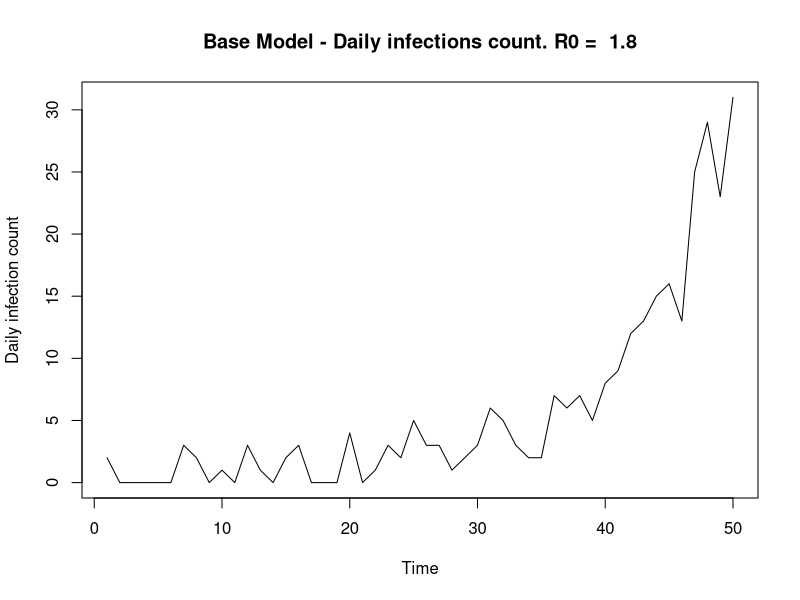
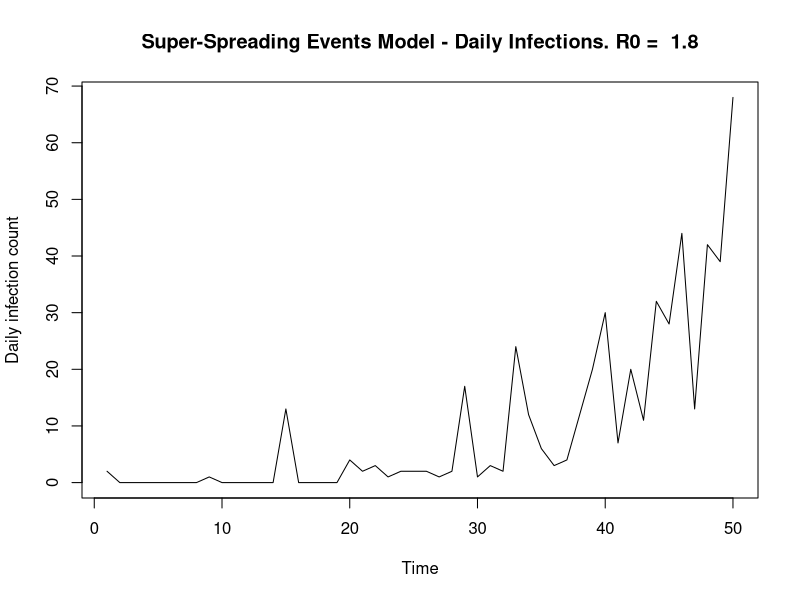
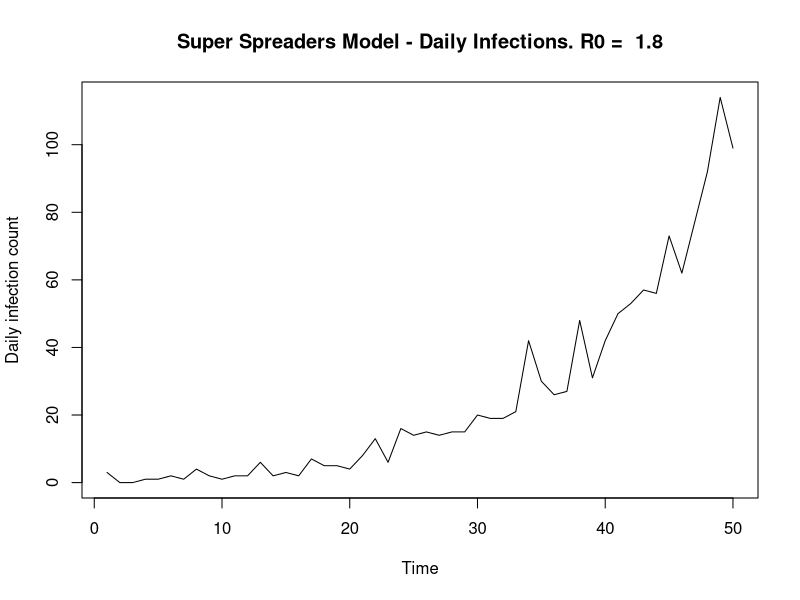

The R source for these figures, in order:
#Epidemic Modelling Functions

#Contains:
#SIMULATION FUNCTIONS
#MODEL LIKELIHOOD FUNCTIONS
#PLOTTING MCMC FUNCTIONS

################################################################################
# SIMULATION
################################################################################

#*********************************************************
#I. BASELINE SIMULATION
simulate_branching = function(num_days, r0, shape_gamma, scale_gamma) {
  
  'Baseline simulation model'
  #Set up
  vec_infecteds = vector('numeric', num_days)
  vec_infecteds[1] = 2
  
  #Infectiousness (Discrete gamma) - I.e 'Infectiousness Pressure' - Sum of all people
  #Explanation: Gamma is a continuous function so integrate over the density at that point in time (today - previous day)
  prob_infect = pgamma(c(1:num_days), shape = shape_gamma, scale = scale_gamma) - pgamma(c(0:(num_days-1)), shape = shape_gamma, scale = scale_gamma)
  
  #Days of Infection Spreading
  for (t in 2:num_days) {
    
    #Total rate
    tot_rate = r0*sum(vec_infecteds[1:(t-1)]*rev(prob_infect[1:(t-1)])) #Product of infecteds & their probablilty of infection along the gamma dist at that point in time
    vec_infecteds[t] = rpois(1, tot_rate) #Assuming number of cases each day follows a poisson distribution. Causes jumps in data 
  }
  
  vec_infecteds
}

#Apply
num_days = 50
#lambda params
shape_gamma = 6; scale_gamma = 1
r0 = 1.8
sim_data = simulate_branching(num_days, r0, shape_gamma, scale_gamma)
plot.ts(sim_data, ylab = 'Daily infection count',
        main = paste('Base Model - Daily infections count. R0 = ', r0))


#*******************************************************
#II. SUPER-SPREADING EVENTS SIMULATION
simulate_branching_ss = function(num_days, shape_gamma, scale_gamma, alphaX, betaX, gammaX) {
  'Simulate an epidemic with Superspreading events
  prop_ss = Proportion of superspreading days
  magnitude_ss = increased rate of superspreading event'
  
  #Set up
  total_infecteds = vector('numeric', num_days)
  nsse_infecteds = vector('numeric', num_days)
  sse_infecteds = vector('numeric', num_days)
  total_infecteds[1] = 2
  nsse_infecteds[1] = 2
  sse_infecteds[1] = 0
  
  #Infectiousness (Discrete gamma) - I.e 'Infectiousness Pressure' - Sum of all people
  #Explanation: Gamma is a continuous function so integrate over the density at that point in time (today - previous day)
  prob_infect = pgamma(c(1:num_days), shape = shape_gamma, scale = scale_gamma) - pgamma(c(0:(num_days-1)), shape = shape_gamma, scale = scale_gamma)
  
  #Days of Infection Spreading
  for (t in 2:num_days) {
    
    #Regular infecteds (tot_rate = lambda) fix notation
    lambda_t = sum(total_infecteds[1:(t-1)]*rev(prob_infect[1:(t-1)])) #Eg. Today is day 10. Infected on day 1. Current Infectiousness is t - day_infected 
    tot_rate = alphaX*lambda_t #Product of infecteds & their probablilty of infection along the gamma dist at that point in time
    nsse_infecteds[t] = rpois(1, tot_rate) #Assuming number of cases each day follows a poisson distribution. Causes jumps in data 
    
    #Super-spreaders
    sse_infecteds[t] = rnbinom(1, betaX*lambda_t, 1/(1 + gammaX)) #z_t: Total infecteds due to super-spreading event - num of events x Num individuals
    
    #Total 
    total_infecteds[t] = nsse_infecteds[t] + sse_infecteds[t]
  }
  
  total_infecteds
}
# 
# #********
# # #*Implement
num_days = 50
#lambda params
shape_gamma = 6; scale_gamma = 1
#Params
alphaX = 0.8 #Without ss event, ~r0.
betaX = 0.1; gammaX = 10
true_r0 = alphaX + betaX*gammaX
true_r0
#Epidemic data
sim_data = simulate_branching_ss(num_days, shape_gamma, scale_gamma, alphaX, betaX, gammaX)
plot.ts(sim_data, ylab = 'Daily infection count',
        main = paste('Super-Spreading Events Model - Daily Infections. R0 = ', true_r0)) #,
                     #expression(alpha), ':', alphaX, 'b:', betaX, ':', gammaX))
# par(mfrow = c(2,1))

#*******************************************************
#II. SUPER-SPREADING EVENTS SIMULATION + POISSON
simulate_ss_poisson = function(num_days, shape_gamma, scale_gamma, alphaX, betaX, gammaX) {
  'Simulate an epidemic with Superspreading events
  prop_ss = Proportion of superspreading days
  magnitude_ss = increased rate of superspreading event'
  
  #Set up
  total_infecteds = vector('numeric', num_days)
  nsse_infecteds = vector('numeric', num_days)
  sse_infecteds = vector('numeric', num_days)
  total_infecteds[1] = 2
  nsse_infecteds[1] = 2
  sse_infecteds[1] = 0
  
  #Infectiousness (Discrete gamma) - I.e 'Infectiousness Pressure' - Sum of all people
  #Explanation: Gamma is a continuous function so integrate over the density at that point in time (today - previous day)
  prob_infect = pgamma(c(1:num_days), shape = shape_gamma, scale = scale_gamma) - pgamma(c(0:(num_days-1)), shape = shape_gamma, scale = scale_gamma)
  
  #Days of Infection Spreading
  for (t in 2:num_days) {
    
    #Regular infecteds (tot_rate = lambda) fix notation
    lambda_t = sum(total_infecteds[1:(t-1)]*rev(prob_infect[1:(t-1)])) #?Why is it the reversed probability - given the way prob_infect is written
    tot_rate = alphaX*lambda_t #Product of infecteds & their probablilty of infection along the gamma dist at that point in time
    nsse_infecteds[t] = rpois(1, tot_rate) #Assuming number of cases each day follows a poisson distribution. Causes jumps in data 
    
    #Super-spreaders
    n_t = rpois(1, betaX*lambda_t) #Number of super-spreading events (beta)
    sse_infecteds[t] = rpois(1, gammaX*n_t) #z_t: Total infecteds due to super-spreading event - num of events x Num individuals
    
    total_infecteds[t] = nsse_infecteds[t] + sse_infecteds[t]
  }
  
  total_infecteds
}

#*Implement
# num_days = 50
# #lambda params
# shape_gamma = 6
# scale_gamma = 1
# #params
# alphaX = 1.2 #Without ss event, ~r0. 
# betaX = 0.5
# gammaX = 10
# #Epidemic data
# sim_data2 = simulate_ss_poisson(num_days, shape_gamma, scale_gamma, alphaX, betaX, gammaX)
# plot.ts(sim_data2, ylab = 'Daily Infections count', main = 'Daily Infections count')


#*******************************************************
#III. SUPER-SRPEADING INDIVIDUALS (SUPER-SPREADERS) SIMULATION 
simulation_super_spreaders_v0 = function(num_days, shape_gamma, scale_gamma, aX, bX, cX) {
  'Simulate an epidemic with Superspreading individuals'
  
  #Set up
  total_infecteds = vector('numeric', num_days)
  nss_infecteds = vector('numeric', num_days)
  ss_infecteds = vector('numeric', num_days)
  total_infecteds[1] = 3
  nss_infecteds[1] = 2
  ss_infecteds[1] = 1 
  
  #Infectiousness (Discrete gamma) - I.e 'Infectiousness Pressure' - Sum of all people
  #Explanation: Gamma is a continuous function so integrate over the density at that point in time (today - previous day)
  prob_infect = pgamma(c(1:num_days), shape = shape_gamma, scale = scale_gamma) - pgamma(c(0:(num_days-1)), shape = shape_gamma, scale = scale_gamma)
  
  #Days of Infection Spreading
  for (t in 2:num_days) {
    
    #Regular infecteds (tot_rate = lambda) fix notation
    lambda_t = sum((nss_infecteds[1:(t-1)] + cX*ss_infecteds[1:(t-1)])*rev(prob_infect[1:(t-1)])) #?Why is it the reversed probability - given the way prob_infect is written. Product of infecteds & their probablilty of infection along the gamma dist at that point in time
    nss_infecteds[t] = rpois(1, aX*lambda_t) #Assuming number of cases each day follows a poisson distribution. Causes jumps in data 
    ss_infecteds[t] = rpois(1, bX*lambda_t)
    total_infecteds[t] = nss_infecteds[t] + ss_infecteds[t]
  }
  
  total_infecteds
}

#*******************************************************
#III B. SUPER-SRPEADING INDIVIDUALS (SUPER-SPREADERS) SIMULATION 
simulation_super_spreaders = function(num_days, shape_gamma, scale_gamma, aX, bX, cX) {
  'Simulate an epidemic with Superspreading individuals'
  
  #Set up
  total_infecteds = vector('numeric', num_days)
  nss_infecteds = vector('numeric', num_days)
  ss_infecteds = vector('numeric', num_days)
  total_infecteds[1] = 3
  nss_infecteds[1] = 2
  ss_infecteds[1] = 1 
  
  #Infectiousness (Discrete gamma) - I.e 'Infectiousness Pressure' - Sum of all people
  #Explanation: Gamma is a continuous function so integrate over the density at that point in time (today - previous day)
  prob_infect = pgamma(c(1:num_days), shape = shape_gamma, scale = scale_gamma) - pgamma(c(0:(num_days-1)), shape = shape_gamma, scale = scale_gamma)
  
  #Days of Infection Spreading
  for (t in 2:num_days) {
    
    #Regular infecteds (tot_rate = lambda) fix notation
    lambda_t = sum((nss_infecteds[1:(t-1)] + cX*ss_infecteds[1:(t-1)])*rev(prob_infect[1:(t-1)])) #?Why is it the reversed probability - given the way prob_infect is written. Product of infecteds & their probablilty of infection along the gamma dist at that point in time
    nss_infecteds[t] = rpois(1, aX*lambda_t) #Assuming number of cases each day follows a poisson distribution. Causes jumps in data 
    ss_infecteds[t] = rpois(1, bX*lambda_t)
    total_infecteds[t] = nss_infecteds[t] + ss_infecteds[t]
  }
  
  return(list(nss_infecteds, ss_infecteds))
}

#Return sum of n + s
get_total_x = function(data_list){
  
  'Returns sum of x = n + s in a single vector'
  n = data[[1]]; s = data[[2]]
  x = n + s
  x
} 

#*Implement
num_days = 50
#lambda params
shape_gamma = 6; scale_gamma = 1
#params
aX = 0.8 #1.1 #Without ss event, ~r0.
bX = 0.1; cX = 10 #8
r02 = aX + bX*cX
#Epidemic data
sim_data2 = simulation_super_spreaders_v0(num_days, shape_gamma, scale_gamma, aX, bX, cX)
plot.ts(sim_data2, ylab = 'Daily infection count',
        main = paste('Super Spreaders Model - Daily Infections. R0 = ', r02))

##############################################################################
# MODELS
##############################################################################

#*******************************************************************************
# BASELINE

#Likelihood (log)
log_like <- function(y, r0_dash){
  
  #Params
  num_days = length(y)
  shape_gamma = 6
  scale_gamma = 1
  
  #Infectiousness (Discrete gamma)
  prob_infect = pgamma(c(1:num_days), shape = shape_gamma, scale = scale_gamma) - pgamma(c(0:(num_days-1)), shape = shape_gamma, scale = scale_gamma)
  logl = 0
  
  for (t in 2:num_days) {
    
    lambda = r0_dash*sum(y[1:t-1]*rev(prob_infect[1:t-1]))
    logl = logl + y[t]*log(lambda) - lambda - lfactorial(y[t]) #Need to include normalizing constant 
    
  }
  
  logl
  
}

# BASE MCMC
mcmc_r0 <- function(data, n, sigma, burn_in, x0 = 1) {
  
  'Returns mcmc samples of R0. 
  Prior on R_0 (or alpha) = exp(1)'
  #Data
  print('sim data')
  print(data)
  
  #Set up
  r0_vec <- vector('numeric', n)
  r0_vec[1] <- x0
  U <- runif(n)
  count_accept = 0
  
  #MCMC chain
  for(i in 2:n) {
    r0_dash <- r0_vec[i-1] + rnorm(1, sd = sigma) #, mean = 0, sd = sigma_opt)
    if(r0_dash < 0){
      r0_dash = abs(r0_dash)
    }
    
    #Alpha
    log_alpha = log_like(data, r0_dash) - log_like(data, r0_vec[i-1]) - r0_dash + r0_vec[i-1] #exponential prior
    #log_alpha = log_like(data, Y) - log_like(data, r0_vec[i-1]) + dgamma(Y, shape = 1, scale = 1, log = TRUE) - dgamma(r0_vec[i-1], shape = 1, scale = 1, log = TRUE) 
    #Should include: Likelihood + prior + propogsal density x2 (Previous time step & Current time step)
    
    if (is.na(log_alpha)){
      print('na value')
      sprintf("r0_dash: %i", r0_dash)
    }
    if(!(is.na(log_alpha)) && log(U[i]) < log_alpha) { 
      r0_vec[i] <- r0_dash
      count_accept = count_accept + 1
    } else {
      r0_vec[i] <- r0_vec[i-1]
    }
  }
  #Final stats
  accept_rate = 100*(count_accept/n)
  print(paste0("Acceptance rate = ",accept_rate))
  
  r0_vec = r0_vec[burn_in:n]
  r0_vec
  
  return(list(r0_vec, accept_rate))
}

#*******************************************************************************
# SUPER-SPREADING EVENTS MODEL
#*******************************************************************************

#Log Likelihood 
log_like_sse <- function(x, alphaX, betaX, gammaX){
  
  #Params
  num_days = length(x)
  shape_gamma = 6
  scale_gamma = 1
  
  #Infectiousness (Discrete gamma) i,e Prob less than x2 - prob less than x1; the area in between 
  prob_infect = pgamma(c(1:num_days), shape = shape_gamma, scale = scale_gamma) - pgamma(c(0:(num_days-1)), shape = shape_gamma, scale = scale_gamma)
  logl = 0
  
  for (t in 2:num_days) {
    
    lambda_t = sum(x[1:(t-1)]*rev(prob_infect[1:(t-1)]))
    inner_sum_xt = 0
    
    for (y_t in 0:x[t]){ #Sum for all values of y_t
      
      #Log likelihood
      inner_sum_xt = (inner_sum_xt + exp(-alphaX*lambda_t)*(1/factorial(y_t))*(alphaX*lambda_t)^y_t*
                        (gamma((x[t] - y_t) + betaX*lambda_t))/(gamma(betaX*lambda_t)*
                                                                  factorial(x[t] - y_t))*(1/(gammaX +1))^(betaX*lambda_t)*
                        (gammaX/(gammaX + 1))^(x[t] - y_t))
      
    } 
    
    logl = logl + log(inner_sum_xt) 
    
  }
  
  logl
  
}

#*****************************************************
#Log Likelihood - log-exp-sum trick 
log_like_ss_lse <- function(x, alphaX, betaX, gammaX){
  
  #Params
  num_days = length(x)
  shape_gamma = 6
  scale_gamma = 1
  
  #Infectiousness (Discrete gamma)
  prob_infect = pgamma(c(1:num_days), shape = shape_gamma, scale = scale_gamma) - pgamma(c(0:(num_days-1)),
                                                                                         shape = shape_gamma, scale = scale_gamma)
  logl = 0 
  
  for (t in 2:num_days) {
    
    #print(t)
    lambda_t = sum(x[1:(t-1)]*rev(prob_infect[1:(t-1)]))
    
    if((x[t] == 0) | is.na(x[t])) { #y_t also equal to zero 
      #L(x_i) for y_t, x_t = 0
      logl = logl -(alphaX*lambda_t) - 
        (betaX*lambda_t*log(gammaX +1))
      
      #print(paste0('logl 1 = ', logl))
      
    } else {
      
      #Terms in inner sum
      inner_sum_vec <- vector('numeric', x[t])
      
      for (y_t in 0:x[t]){ #Sum for all values of y_t up to x_t
        
        #Store inner L(x_i) term in vector position
        inner_sum_vec[y_t + 1] = (-(alphaX*lambda_t) - lfactorial(y_t) + y_t*log(alphaX*lambda_t) +
                                    lgamma((x[t] - y_t) + (betaX*lambda_t)) - lgamma(betaX*lambda_t) - 
                                    lfactorial(x[t] - y_t) - (betaX*lambda_t*log(gammaX +1)) + 
                                    (x[t] - y_t)*log(gammaX) -(x[t] - y_t)*log(gammaX + 1))
        
      }
      
      #Calculate max element in inner vector, for all y_t for a given t, x[t]
      lx_max = max(inner_sum_vec)
      #print(paste0('lx_max = ', lx_max))
      
      #Calculate lse
      lse = lx_max + log(sum(exp(inner_sum_vec - lx_max) ))
      
      #print(paste0('lse = ', lse))
      
      #Add to overall log likelihood 
      logl = logl + lse 
      
    }
    
  }
  
  logl
  
}

#***************************************************************#####
#GAMMA PRIOR ON BETA
log_gamma_dist <- function(param, gamma_priors){
  
  #Params
  shapeX = gamma_priors[1]
  scaleX = gamma_priors[2]
  
  log_gamma_dist = (1/lgamma(shapeX)*shapeX*log(scaleX))*(shapeX - 1)*log(param)*(-param/shapeX)
  
  log_gamma_dist
}

##############################
#1. MCMC
MCMC_SSE <- function(data, n, sigma, model_params, gamma_prior, gamma_priors,
                            x0 = 1, prior = TRUE, alpha_transform = FALSE) {#thinning_factor, burn_in
  
  'Returns MCMC samples of SSE model parameters (alpha, beta, gamma, r0 = a + b*g) 
  w/ acceptance rates. Includes alpha transform, beta-gamma transform' 
  print('MCMC SUPERSPREADING EVENTS')
  
  'Priors
  p(alpha) = exp(1) = rate*exp(-rate*x) = 1*exp(-1*alpha) = exp(-alpha). log(exp(-alpha)) = - alpha
  p(beta) = exp(1) or p(beta) = gamma(shape, scale), for e.g gamma(3, 2)
  p(gamma) = exp(1) + 1 = 1 + exp(-gamma) = exp(gamma - 1)'
  
  #Initialise params
  alpha_vec <- vector('numeric', n); beta_vec <- vector('numeric', n)
  gamma_vec <- vector('numeric', n); r0_vec <- vector('numeric', n)
  log_like_vec <- vector('numeric', n)
  
  alpha_vec[1] <- model_params[1]; beta_vec[1] <- model_params[2] 
  gamma_vec[1] <- model_params[3]; r0_vec[1] <- model_params[4];
  log_like_vec[1] <- log_like_ss_lse(data, alpha_vec[1], beta_vec[1],  gamma_vec[1])   
  
  alpha = alpha_vec[1]; beta =  beta_vec[1]; 
  gamma = gamma_vec[1]; log_like = log_like_vec[1]
  
  #Extract params
  sigma_a = sigma[1]; sigma_b = sigma[2]
  sigma_g = sigma[3]; sigma_bg = sigma[4];
  
  #Result vectors
  count_accept1 = 0; 
  count_accept2 = 0; count_reject2 = 0;
  count_accept3 = 0; count_reject3 = 0;
  count_accept4 = 0; count_reject4 = 0;
  
  #MCMC chain
  for(i in 2:n) {
    
    #******************************************************
    #ALPHA
    alpha_dash <- alpha + rnorm(1, sd = sigma_a) 
    if(alpha_dash < 0){
      alpha_dash = abs(alpha_dash)
    }
    
    #log alpha
    logl_new = log_like_ss_lse(data, alpha_dash, beta, gamma)
    log_accept_prob = logl_new - log_like  #+ prior1 - prior
    #Priors
    if (prior){
      log_accept_prob = log_accept_prob - alpha_dash + alpha
    }
    
    #Metropolis Acceptance Step
    if(!(is.na(log_accept_prob)) && log(runif(1)) < log_accept_prob) {
      alpha <- alpha_dash
      count_accept1 = count_accept1 + 1
      log_like = logl_new
    } 

    #************************************************************************
    #BETA 
    #Only if (Beta > 0){ WHY? Took it out
    beta_dash <- beta + rnorm(1, sd = sigma_b) 
    if(beta_dash < 0){
      beta_dash = abs(beta_dash)
    }
    #loglikelihood
    logl_new = log_like_ss_lse(data, alpha, beta_dash, gamma)
    log_accept_prob = logl_new - log_like #logl_prev
    
    #Priors
    if (gamma_prior){
      log_accept_prob = log_accept_prob + log_gamma_dist(beta_dash, gamma_priors) - log_gamma_dist(beta, gamma_priors) 
    } else {
      log_accept_prob = log_accept_prob - beta_dash + beta 
    }
    
    #Metropolis Acceptance Step
    if(!(is.na(log_accept_prob)) && log(runif(1)) < log_accept_prob) {
      beta <- beta_dash
      log_like = logl_new
      count_accept2 = count_accept2 + 1
    } else {
      count_reject2 = count_reject2 + 1
    }
    
    #************************************************************************
    #GAMMA
    gamma_dash <- gamma + rnorm(1, sd = sigma_g) 
    if(gamma_dash < 1){
      gamma_dash = 2 - gamma_dash #Prior on gamma - gt 1
    }
    #Acceptance Probability
    logl_new = log_like_ss_lse(data, alpha, beta, gamma_dash)
    log_accept_prob = logl_new - log_like #logl_prev 
    #Priors
    if (prior){
      log_accept_prob = log_accept_prob - gamma_dash + gamma
    }
    
    #Metropolis Acceptance Step
    if(!(is.na(log_accept_prob)) && log(runif(1)) < log_accept_prob) {
      gamma <- gamma_dash
      log_like <- logl_new
      count_accept3 = count_accept3 + 1
    } else {
      count_reject3 = count_reject3 + 1
    }
    
    #*****************************************************
    #GAMMA-BETA
    gamma_dash <- gamma + rnorm(1, sd = sigma_bg) #Alter sigma_bg depending on acceptance rate.
    #Acc rate too big -> Make sigma bigger. Acc rate too small -> make sigma smaller
    if(gamma_dash < 1){ #If less then 1
      gamma_dash = 2 - gamma_dash #abs(gamma_dash)
    }
    #New Beta
    r0 = alpha + beta*gamma 
    beta_new = (r0 - alpha)/gamma_dash #Proposing new Gamma AND Beta. Beta_dash = f(R0 & gamma_dash)
    
    if(beta_new >= 0){ #Only accept values of beta > 0
      
      logl_new = log_like_ss_lse(data, alpha, beta_new, gamma_dash)
      log_accept_prob = logl_new - log_like 
      
      #Priors: Gamma or Exp
      if (gamma_prior){
        log_accept_prob = log_accept_prob + log_gamma_dist(beta_new, gamma_priors) - log_gamma_dist(beta, gamma_priors)
      } else {  
        log_accept_prob = log_accept_prob - beta_new + beta
      }
      
      #Metropolis Step
      if(!(is.na(log_accept_prob)) && log(runif(1)) < log_accept_prob) {
        beta <- beta_new
        gamma <- gamma_dash
        count_accept4 = count_accept4 + 1
      } else {
        count_reject4 = count_reject4 + 1
      }
    }
    
    #Populate Model parameters w/ current values
    alpha_vec[i] <- alpha; beta_vec[i] <- beta
    gamma_vec[i] <- gamma; r0_vec[i] <- alpha + beta*gamma
    log_like_vec[i] <- log_like
    
  }
  
  #Bayes Factor
  #beta_pc0 = (length(which(beta_vec == 0)))/length(beta_vec) #Check beta_mcmc
  #bayes_factor = beta_pc0/(1-beta_pc0); bayes_factor = round(bayes_factor, 6)
  
  #Final stats
  accept_rate1 = 100*count_accept1/(n-1)
  accept_rate2 = 100*count_accept2/(count_accept2 + count_reject2)
  accept_rate3 = 100*count_accept3/(count_accept3 + count_reject3)
  accept_rate4 = 100*count_accept4/(count_accept4 + count_reject4)
  
  #Return alpha, acceptance rate
  return(list(alpha_vec, beta_vec, gamma_vec, r0_vec,
              accept_rate1, accept_rate2, accept_rate3, accept_rate4,
              count_accept2, count_accept3, count_accept4))
}


################################################################################
# PLOTTING
################################################################################

#*******************************************************************************
#R0: FUNCTION TO PLOT 1x4 DASHBOARD OF MCMC RESULTS FOR BASE MODEL
plot_mcmc_results_r0 <- function(n, sim_data, mcmc_params, true_r0, time_elap, seed_count, model_type){
  
  #Plot Set up
  #par(mar=c(1,1,1,1))
  plot.new()
  par(mfrow=c(2,2))
  
  #Extract r0
  r0_mcmc = mcmc_params[1]
  r0_mcmc = unlist(r0_mcmc)
  
  #Cumulative means + param sample limits
  #r0
  r0_mean = cumsum(r0_mcmc)/seq_along(r0_mcmc)
  
  #***********
  #* Plots *
  
  #i.Infections
  plot.ts(sim_data, xlab = 'Time', ylab = 'Daily Infections count',
          main = paste(seed_count, "Orig Infts,", model_type, ", R0 = ", true_r0), #model_type
          #main = paste(seed_count, "Infts SS Evnts, ", "r0 = ", true_r0),
          cex.lab=1.5, cex.axis=1.5, cex.main=1.5, cex.sub=1.5)
  
  #ii. MCMC Trace Plots
  r0_min = min(min(r0_mcmc), true_r0)
  r0_max = max(max(r0_mcmc), true_r0)
  plot.ts(r0_mcmc, ylab = 'alpha', #ylim=c(0, a_lim),
          ylim=c(r0_min, r0_max),
          main = paste("MCMC SS Events, true r0 = ", true_r0),
          cex.lab=1.5, cex.axis=1.5, cex.main=1.5, cex.sub=1.5)
  abline(h = true_r0, col = 'orange', lwd = 2) #True = green
  
  #iii. Cumulative mean plots
  #r0 Mean
  r0_min2 = min(min(r0_mean), true_r0)
  r0_max2 = max(max(r0_mean), true_r0)
  plot2 = plot(seq_along(r0_mean), r0_mean,
               ylim=c(r0_min2, r0_max2),
               xlab = 'Time', ylab = 'R0', main = paste("R0 MCMC Mean, True R0 = ", true_r0),
               cex.lab=1.5, cex.axis=1.5, cex.main=1.5, cex.sub=1.5)
  print(plot2)
  abline(h = true_r0, col = 'orange', lwd = 2)
  
  #iv. Histogram
  hist(r0_mcmc, freq = FALSE, breaks = 100,
       xlab = 'R0 total', #ylab = 'Density', 
       main = paste('R0 total MCMC samples'), #. Prior = ', prior),
       xlim=c(r0_min, r0_max),
       cex.lab=1.5, cex.axis=1.5, cex.main=1.5, cex.sub=1.5)
  abline(v = true_r0, col = 'orange', lwd = 2)
  
  #Final Mean Stats
  data_10_pc = 0.5*n #50%
  r0_mcmc_mean = round(mean(r0_mcmc[n-data_10_pc:n]), 2)
  
  #Results
  df_results <- data.frame(
    R0 = true_r0, 
    R0_mc = r0_mcmc_mean,
    accept_rate_r0 = round(mcmc_params[[2]],2),
    time_elap = round(time_elap,2)) 
  
  print(df_results)
  
}

#*##############################################=
#*******************************************
#*
#* GRID PLOT SUPER-SPREADING MODELS:
#* 
#* FUNCTION TO PLOT 4x4 DASHBOARD OF MCMC RESULTS FOR SUPER SPREADING MODELs
#* 
#*******************************************
#*##############################################
plot_mcmc_grid <- function(n_mcmc, sim_data, mcmc_params, true_r0, total_time,
                           seed_count, model_params,
                           model_typeX = 'SSE', prior = TRUE, joint = TRUE,
                           flag_gam_prior_on_b = FALSE, gam_priors_on_b = c(0,0), rjmcmc = FALSE,
                           data_aug = FALSE,
                           prior_rate_c = 0.1,
                           mod_par_names = c('alpha', 'beta', 'gamma'),
                           priors = list(m1_prior = 'exp(1)', m2_prior = 'exp(1)', m3_prior = 'exp(prior_rate_c)')){
  #Plot
  #plot.new()
  par(mfrow=c(4,4))
  
  #Extract params
  m1_mcmc = mcmc_params[1]; m1_mcmc = unlist(m1_mcmc)
  m2_mcmc = mcmc_params[2]; m2_mcmc = unlist(m2_mcmc)
  m3_mcmc = mcmc_params[3]; m3_mcmc = unlist(m3_mcmc)
  r0_mcmc = mcmc_params[4]; r0_mcmc = unlist(r0_mcmc)
  #True vals
  m1X = model_params[1]; m2X = model_params[2]; m3X = model_params[3]; 
  
  #Priors
  priorsX$m3_prior = paste0('exp(', prior_rate_c, ')') #Set prior_c label to prior_rate_c
  #Beta/b prior 
  if (flag_gam_prior_on_b) {
    m2_prior = paste0('m3(',  gam_priors_on_b[1], ', ', gam_priors_on_b[2], ')')
  } 
  
  #Cumulative means + param sample limits
  #r0
  r0_mean = cumsum(r0_mcmc)/seq_along(r0_mcmc)
  r0_lim = max(true_r0, max(r0_mcmc))
  r0_lim2 = max(true_r0, r0_mean)
  
  #m1
  m1_mean = cumsum(m1_mcmc)/seq_along(m1_mcmc)
  a_lim =  max(m1X, max(m1_mcmc))
  a_lim2 =  max(m1X, m1_mean)
  
  #m2
  m2_mean = cumsum(m2_mcmc)/seq_along(m2_mcmc)
  b_lim = max(m2X, max(m2_mcmc))
  b_lim2 = max(m2X, m2_mean)
  
  #m3
  m3_mean = cumsum(m3_mcmc)/seq_along(m3_mcmc)
  m3_lim =  max(m3X, max(m3_mcmc))
  m3_lim2 =  max(m3X, m3_mean) 
  
  #***********
  #* Plots *
  
  #i.Infections
  plot.ts(sim_data, xlab = 'Time', ylab = 'Daily Infections count',
          main = paste(seed_count, ' Day Infts, ', model_typeX, "Data, r0 = ", true_r0),
          cex.lab=1.5, cex.axis=1.5, cex.main=1.5, cex.sub=1.5)
  
  #ii. MCMC Trace Plots 
  plot.ts(m1_mcmc, ylab = mod_par_names[1], ylim=c(0, a_lim),
          main = paste("MCMC", model_typeX, ":", mod_par_names[1], "prior:", priors$m1_prior),
          cex.lab=1.5, cex.axis=1.5, cex.main=1.5, cex.sub=1.5)
  abline(h = m1X, col = 'red', lwd = 2) #True = green
  
  plot.ts(m2_mcmc, ylab = 'm2', ylim=c(0, b_lim), 
          main = paste("MCMC", model_typeX, ":", mod_par_names[2], "prior:",  priors$m2_prior),
          cex.lab=1.5, cex.axis=1.5, cex.main=1.5, cex.sub=1.5)
  abline(h = m2X, col = 'blue', lwd = 2) #True = green
  
  plot.ts(m3_mcmc,  ylab = 'm3', ylim=c(0,m3_lim),
          main = paste("MCMC", model_typeX, ":", mod_par_names[3], "prior:",  priors$m3_prior),
          cex.lab=1.5, cex.axis=1.5, cex.main=1.5, cex.sub=1.5)
  abline(h = m3X, col = 'green', lwd = 2) #True = green
  
  #plot.ts(r0_mcmc,  ylab = 'r0', main = paste("MCMC SS Events, true r0 = ", r0_true))
  
  #iii. Cumulative mean plots
  #r0 Mean
  plot(seq_along(r0_mean), r0_mean,
       ylim=c(0, r0_lim),
       xlab = 'Time', ylab = 'R0', main = paste("R0 MCMC Mean, True R0 = ", true_r0),
       cex.lab=1.5, cex.axis=1.5, cex.main=1.5, cex.sub=1.5)
  #print(plot2)
  abline(h = true_r0, col = 'orange', lwd = 2)
  
  #m1 mean
  plot(seq_along(m1_mean), m1_mean,
       ylim=c(0, a_lim),
       xlab = 'Time', ylab =  mod_par_names[1],
       main = paste(mod_par_names[1], "MCMC mean, True", mod_par_names[1], "=", m1X),
       cex.lab=1.5, cex.axis=1.5, cex.main=1.5, cex.sub=1.5)
  #print(plot2)
  abline(h = m1X, col = 'red', lwd = 2)
  
  #m2 mean
  plot(seq_along(m2_mean), m2_mean,
       ylim=c(0, b_lim),
       xlab = 'Time', ylab = 'm2',
       main = paste(mod_par_names[2], "MCMC mean, True", mod_par_names[2], "=", m2X),
       cex.lab=1.5, cex.axis=1.5, cex.main=1.5, cex.sub=1.5)
  #print(plot2)
  abline(h = m2X, col = 'blue', lwd = 2)
  
  #m3 Mean
  plot(seq_along(m3_mean), m3_mean,
       xlab = 'Time', ylab = 'm3', 
       main = paste(mod_par_names[3], "MCMC mean, True", mod_par_names[3], "=", m3X),
       ylim=c(0, m3_lim),
       cex.lab=1.5, cex.axis=1.5, cex.main=1.5, cex.sub=1.5)
  abline(h = m3X, col = 'green', lwd = 2)
  
  #iv. Param Histograms (Plots 9,11,12)
  hist(r0_mcmc, freq = FALSE, breaks = 100,
       xlab = 'R0 total', #ylab = 'Density', 
       main = paste('R0 total MCMC samples. Prior = ', prior),
       xlim=c(0, r0_lim),
       cex.lab=1.5, cex.axis=1.5, cex.main=1.5, cex.sub=1.5)
  abline(v = true_r0, col = 'orange', lwd = 2)
  
  # #v. m2 vs m3
  # plot(m2_mcmc, m3_mcmc,
  #      xlab = 'm2', ylab = 'm3', main = 'm2 vs m3',
  #      cex.lab=1.5, cex.axis=1.5, cex.main=1.5, cex.sub=1.5)
  
  #Hist m1 
  hist(m1_mcmc, freq = FALSE, breaks = 100,
       xlab = mod_par_names[1], #ylab = 'Density', 
       main = paste(mod_par_names[1], ", True", mod_par_names[1], "=", m1X), 
       xlim=c(0, a_lim),
       cex.lab=1.5, cex.axis=1.5, cex.main=1.5, cex.sub=1.5)
  abline(v = m1X, col = 'red', lwd = 2)
  
  #Hist m2 
  hist(m2_mcmc, freq = FALSE, breaks = 100,
       xlab = mod_par_names[2], #ylab = 'Density', 
       main = paste(mod_par_names[2], ", True", mod_par_names[2], "=", m2X), 
       xlim=c(0, b_lim),
       cex.lab=1.5, cex.axis=1.5, cex.main=1.5, cex.sub=1.5)
  abline(v = m2X, col = 'blue', lwd = 2)
  
  #Hist m3 
  hist(m3_mcmc, freq = FALSE, breaks = 100,
       xlab = mod_par_names[3], #ylab = 'Density', 
       main = paste(mod_par_names[3], ", True", mod_par_names[3], "=", m3X),
       xlim=c(0, m3_lim),
       cex.lab=1.5, cex.axis=1.5, cex.main=1.5, cex.sub=1.5)
  abline(v = m3X, col = 'green', lwd = 2)
  
  #Final Mean Stats
  data_10_pc = 0.5*n_mcmc #50%
  a_mcmc_mean = round(mean(m1_mcmc[n_mcmc - data_10_pc:n_mcmc]), 2) 
  b_mcmc_mean = round(mean(m2_mcmc[n_mcmc - data_10_pc:n_mcmc]), 2)
  g_mcmc_mean = round(mean(m3_mcmc[n_mcmc - data_10_pc:n_mcmc]), 2)
  r0_mcmc_mean = round(mean(r0_mcmc[n_mcmc - data_10_pc:n_mcmc]), 2)
  
  #Joint distrbutions
  if (joint){
    
    #v. r0 vs m2
    plot(m2_mcmc, r0_mcmc,
         xlab = mod_par_names[2], ylab = 'R0', main = paste(mod_par_names[2], 'vs R0'),
         cex.lab=1.5, cex.axis=1.5, cex.main=1.5, cex.sub=1.5)
    
    #v. m1 vs m2
    plot(m1_mcmc, m2_mcmc,
         xlab = mod_par_names[1], ylab = mod_par_names[2], main = paste(mod_par_names[1], 'vs', mod_par_names[2]),
         cex.lab=1.5, cex.axis=1.5, cex.main=1.5, cex.sub=1.5)
    
    #v. m1 vs m3
    plot(m1_mcmc, m3_mcmc,
         xlab = mod_par_names[1], ylab = mod_par_names[3], main = paste(mod_par_names[1], 'vs', mod_par_names[3]),
         cex.lab=1.5, cex.axis=1.5, cex.main=1.5, cex.sub=1.5)
    
    #v. m2 vs m3
    plot(m2_mcmc, m3_mcmc,
         xlab = mod_par_names[2], ylab = mod_par_names[3], main = paste(mod_par_names[2], 'vs', mod_par_names[3]),
         cex.lab=1.5, cex.axis=1.5, cex.main=1.5, cex.sub=1.5)
  }
  
  #*****************
  #RJMCMC
  if (rjmcmc){
    
    #m1S
    par(mfrow=c(3,1))
    
    #HIST m1 
    hist(m1_mcmc, freq = FALSE, breaks = 100,
         xlab = mod_par_names[1], #ylab = 'Density', 
         main = paste("m1, True m1 = ", m1X), 
         xlim=c(0, a_lim),
         cex.lab=1.5, cex.axis=1.5, cex.main=1.5, cex.sub=1.5)
    abline(v = m1X, col = 'red', lwd = 2)
    
    #m1 SSE
    ind_b = which(m2_mcmc > 0)
    m1_sse = m1_mcmc[ind_b]
    
    #Hist
    hist(m1_sse, freq = FALSE, breaks = 100,
         xlab = 'm1_sse', #ylab = 'Density', 
         main = "m1_sse", 
         xlim=c(0, a_lim),
         cex.lab=1.5, cex.axis=1.5, cex.main=1.5, cex.sub=1.5)
    abline(v = m1X, col = 'red', lwd = 2)
    
    #m1 BASE
    ind_b = which(m2_mcmc == 0)
    
    if (length(ind_b > 2)){
      
      m1_base = m1_mcmc[ind_b]
      #Hist
      hist(m1_base, freq = FALSE, breaks = 100,
           xlab = 'm1_base', #ylab = 'Density', 
           main = "m1_base",
           xlim=c(0, a_lim),
           cex.lab=1.5, cex.axis=1.5, cex.main=1.5, cex.sub=1.5)
      abline(v = m1X, col = 'red', lwd = 2)
    }
    
    #RESULTS DF
    df_results <- data.frame(
      rep = seed_count,
      n_mcmc = n_mcmc,
      m1 = m1X,
      a_mc = a_mcmc_mean,
      m2 = m2X,
      b_mc = b_mcmc_mean,
      m3 = m3X,
      g_mc = g_mcmc_mean,
      R0 = true_r0, 
      R0_mc = r0_mcmc_mean,
      accept_rate_m1 = round(mcmc_params[[5]],2),
      a_rte_m2 = round(mcmc_params[[6]], 2),
      n_accept_m2 = mcmc_params[[15]],
      a_rte_m3 = round(mcmc_params[[7]],2),
      n_accept_m3 = mcmc_params[[16]],
      a_rte_m2_m3 = round(mcmc_params[[8]],2),
      n_accept_2_3 = mcmc_params[[17]],
      n_accept_rj0 = mcmc_params[[11]],
      n_reject_rj0 = mcmc_params[[13]],
      a_rte_rj0 = round(mcmc_params[[9]],2),
      n_accept_rj1 = mcmc_params[[12]],
      n_reject_rj1 = mcmc_params[[14]],
      a_rte_rj1 = round(mcmc_params[[10]],2),
      m2_pc0 = mcmc_params[[18]],
      m2_pc_non_0 = 1- mcmc_params[[18]],
      bf = mcmc_params[[19]])
    #tot_time = total_time)
    
  } else if (data_aug) {
    
    df_results <- data.frame(
      rep = seed_count,
      n_mcmc = n_mcmc,
      m1 = m1X,
      m1_mc = a_mcmc_mean,
      m2 = m2X,
      m2_mc = b_mcmc_mean,
      m3 = m3X,
      m3_mc = g_mcmc_mean,
      R0 = true_r0, 
      R0_mc = r0_mcmc_mean,
      accept_rate_m1 = round(mcmc_params[[5]],2),
      a_rte_m2 = round(mcmc_params[[6]], 2),
      a_rte_m3 = round(mcmc_params[[7]],2),
      a_rte_m2_m3 = round(mcmc_params[[8]],2),
      a_rte_d_aug = round(mcmc_params[[12]],2))
      #tot_time = total_time)
    
    } else {
    df_results <- data.frame(
      rep = seed_count,
      n_mcmc = n_mcmc,
      m1 = m1X,
      m1_mc = a_mcmc_mean,
      m2 = m2X,
      m2_mc = b_mcmc_mean,
      m3 = m3X,
      m3_mc = g_mcmc_mean,
      R0 = true_r0, 
      R0_mc = r0_mcmc_mean,
      accept_rate_m1 = round(mcmc_params[[5]],2),
      a_rte_m2 = round(mcmc_params[[6]], 2),
      a_rte_m3 = round(mcmc_params[[7]],2),
      a_rte_m2_m3 = round(mcmc_params[[8]],2),
      tot_time = total_time)
  }
  
  print(df_results)
  
}
